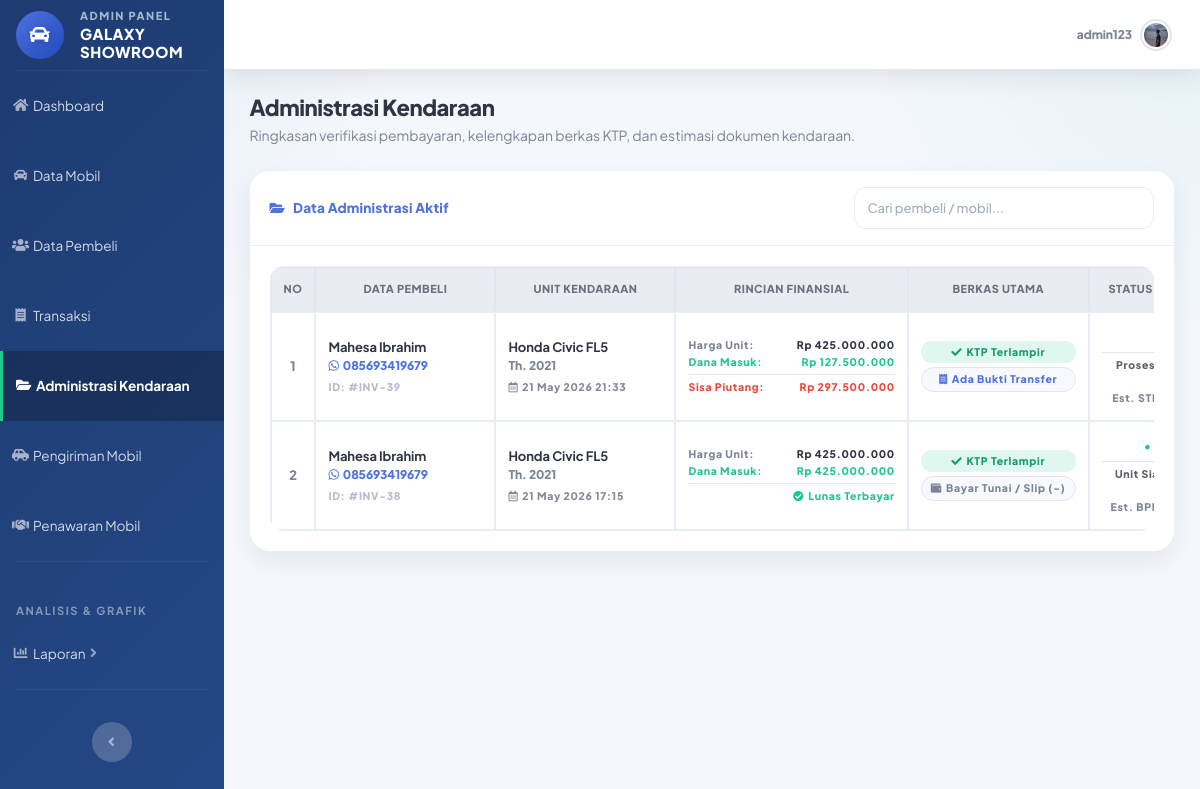
Screenshot of /admin/administrasi_kendaraan.php (signed in) with the database file from the repository.
### tables this page shows
CREATE TABLE `pemesanan` (
  `id_pemesanan` int(11) NOT NULL,
  `id_pembeli` int(11) DEFAULT NULL,
  `id_mobil` int(11) DEFAULT NULL,
  `tanggal_pesan` datetime DEFAULT NULL,
  `total_harga` decimal(15,2) DEFAULT NULL,
  `status` enum('booking','dp','lunas','batal') DEFAULT 'booking',
  `deadline_dp` date DEFAULT NULL,
  `foto_ktp` varchar(255) DEFAULT NULL
);

CREATE TABLE `pembeli` (
  `id_pembeli` int(11) NOT NULL,
  `id_user` int(11) DEFAULT NULL,
  `nama` varchar(100) DEFAULT NULL,
  `alamat` text DEFAULT NULL,
  `no_hp` varchar(15) DEFAULT NULL,
  `foto` varchar(255) DEFAULT NULL
);

CREATE TABLE `mobil` (
  `id_mobil` int(11) NOT NULL,
  `id_penjual` int(11) DEFAULT NULL,
  `nama_mobil` varchar(100) DEFAULT NULL,
  `harga` decimal(15,0) DEFAULT NULL,
  `stok` int(11) DEFAULT NULL,
  `status` enum('tersedia','dipesan','terjual') DEFAULT NULL,
  `deskripsi` text NOT NULL,
  `tahun` year(4) NOT NULL,
  `foto` varchar(255) NOT NULL
);

### admin/administrasi_kendaraan.php (the view, shortened to what this page needs)
<?php
include "../config/koneksi.php";
function rupiah($angka){
    return "Rp " . number_format((float)$angka, 0, ',', '.');
}
function badgeStatus($status){
    if($status == "dp") return "info";
    if($status == "lunas") return "success";
    return "secondary";
}
$query = mysqli_query($koneksi, "
    SELECT
        p.id_pemesanan,
        p.tanggal_pesan,
        p.total_harga,
        p.status AS status_pemesanan,
        p.deadline_dp,
        p.foto_ktp,
        b.nama AS nama_pembeli,
        b.no_hp,
        m.nama_mobil,
        m.tahun,
        SUM(CASE WHEN py.jenis_pembayaran='booking' THEN py.jumlah ELSE 0 END) AS booking,
        SUM(CASE WHEN py.jenis_pembayaran='dp' THEN py.jumlah ELSE 0 END) AS dp,
        SUM(CASE WHEN py.jenis_pembayaran='pelunasan' THEN py.jumlah ELSE 0 END) AS pelunasan,
        MAX(py.metode_bayar) AS metode_bayar,
        MAX(py.bukti_pembayaran) AS bukti_pembayaran
    FROM pemesanan p
    JOIN pembeli b ON p.id_pembeli = b.id_pembeli
    JOIN mobil m ON p.id_mobil = m.id_mobil
    LEFT JOIN pembayaran py ON p.id_pemesanan = py.id_pemesanan
    GROUP BY p.id_pemesanan
    ORDER BY p.id_pemesanan DESC
");
?>
<!DOCTYPE html>
<html lang="id">
<head>
    <link href="../assets/vendor/fontawesome-free/css/all.min.css" rel="stylesheet">
    <link href="../assets/css/sb-admin-2.min.css" rel="stylesheet">
    <link href="../assets/css/admin.css" rel="stylesheet">
</head>
<body id="page-top">
<div id="wrapper">
    <?php include "../includes/sidebar_admin.php"; ?>
    <div id="content-wrapper" class="d-flex flex-column">
        <div id="content">
            <?php
            include "../includes/topbar.php";
            ?>
            <div class="container-fluid">
                <div class="d-sm-flex align-items-center justify-content-between mb-4">
                    <div>
                        <h1 class="h3 mb-1 text-gray-800 font-weight-bold">
                            Administrasi Kendaraan
                        </h1>
                        <p class="mb-0 text-gray-600">
                            Ringkasan verifikasi pembayaran, kelengkapan berkas KTP, dan estimasi dokumen kendaraan.
                        </p>
                    </div>
                </div>
                <div class="card shadow mb-4">
                    <div class="card-header py-3 d-flex justify-content-between align-items-center">
                        <h6 class="m-0 font-weight-bold text-primary">
                            <i class="fas fa-folder-open mr-2"></i>Data Administrasi Aktif
                        </h6>
                        <input type="text"
                               id="searchInput"
                               class="form-control form-control-sm"
                               style="max-width:300px;"
                               placeholder="Cari pembeli / mobil..."
                               onkeyup="filterTable()">
                    </div>
                    <div class="card-body">
                        <?php if(mysqli_num_rows($query) > 0){ ?>
                        <div class="table-responsive">
                            <table class="table table-bordered table-hover" id="tableAdministrasi" width="100%" cellspacing="0">
                                <thead class="thead-light">
                                    <tr>
                                        <th width="40">No</th>
                                        <th width="180">Data Pembeli</th>
                                        <th width="180">Unit Kendaraan</th>
                                        <th>Rincian Finansial</th>
                                        <th width="130">Berkas Utama</th>
                                        <th width="160">Status & Dokumen</th>
                                    </tr>
                                </thead>
                                <tbody>
                                <?php
                                $no = 1;
                                while($row = mysqli_fetch_assoc($query)){
                                    $status = $row['status_pemesanan'];
                                    $booking = (float)$row['booking'];
                                    $dp = (float)$row['dp'];
                                    $pelunasan = (float)$row['pelunasan'];
                                    $totalBayar = $booking + $dp + $pelunasan;
                                    $totalHarga = (float)$row['total_harga'];
                                    $sisaTagihan = $totalHarga - $totalBayar;
                                    if($status == "booking"){
                                        $proses = "Menunggu Setoran DP";
                                        $prosesBadge = "warning";
                                    } elseif($status == "dp"){
                                        $proses = "Proses Penerbitan STNK";
                                    } elseif($status == "lunas"){
                                        $proses = "Unit Siap Diambil / Kirim";
                                    } elseif($status == "batal"){
                                        $proses = "Transaksi Hangus";
                                        $prosesBadge = "danger";
                                    } else {
                                        $proses = "-";
                                        $prosesBadge = "secondary";
                                    }
                                    $ktpAda = !empty($row['foto_ktp']);
                                ?>
                                    <tr>
                                        <td class="text-center font-weight-bold text-gray-700"><?= $no++; ?></td>
                                        <td>
                                            <div class="main-text"><?= htmlspecialchars($row['nama_pembeli']); ?></div>
                                            <div class="muted-text text-primary font-weight-bold">
                                                <i class="fab fa-whatsapp mr-1"></i><?= htmlspecialchars($row['no_hp'] ?? '-'); ?>
                                            </div>
                                            <div class="muted-text text-xs text-gray-500 mt-1">
                                                ID: #INV-<?= $row['id_pemesanan']; ?>
                                            </div>
                                        </td>
                                        <td>
                                            <div class="main-text"><?= htmlspecialchars($row['nama_mobil']); ?></div>
                                            <div class="muted-text font-weight-bold text-gray-700">Th. <?= htmlspecialchars($row['tahun']); ?></div>
                                            <div class="muted-text text-xs mt-1">
                                                <i class="far fa-calendar-alt mr-1"></i><?= date('d M Y H:i', strtotime($row['tanggal_pesan'])); ?>
                                            </div>
                                        </td>
                                        <td class="pay-box">
                                            <div class="d-flex justify-content-between text-xs">
                                                <span class="text-gray-600">Harga Unit:</span>
                                                <span class="font-weight-bold text-gray-800"><?= rupiah($totalHarga); ?></span>
                                            </div>
                                            <div class="d-flex justify-content-between text-xs border-bottom pb-1 mb-1">
                                                <span class="text-success">Dana Masuk:</span>
                                                <span class="font-weight-bold text-success"><?= rupiah($totalBayar); ?></span>
                                            </div>
                                            <?php if($sisaTagihan > 0 && $status != "batal"){ ?>
                                                <div class="d-flex justify-content-between text-xs font-weight-bold text-danger">
                                                    <span>Sisa Piutang:</span>
                                                    <span><?= rupiah($sisaTagihan); ?></span>
                                                </div>
                                            <?php } else { ?>
                                                <div class="text-right text-xs font-weight-bold text-success">
                                                    <i class="fas fa-check-circle mr-1"></i>Lunas Terbayar
                                                </div>
                                            <?php } ?>
                                        </td>
                                        <td class="text-center">
                                            <div class="mb-1">
                                                <?php if($ktpAda){ ?>
                                                    <span class="badge badge-success btn-block text-xs">
                                                        <i class="fas fa-check mr-1"></i>KTP Terlampir
                                                    </span>
                                                <?php } else { ?>
                                                    <span class="badge badge-danger btn-block text-xs">
                                                        <i class="fas fa-times mr-1"></i>KTP Belum Ada
                                                    </span>
                                                <?php } ?>
                                            </div>
                                            <?php if(!empty($row['bukti_pembayaran']) && $row['bukti_pembayaran'] != "-"){ ?>
                                                <span class="badge badge-light border text-primary text-xs btn-block">
                                                    <i class="fas fa-receipt mr-1"></i>Ada Bukti Transfer
                                                </span>
                                            <?php } else { ?>
                                                <span class="badge badge-light border text-muted text-xs btn-block">
                                                    <i class="fas fa-wallet mr-1"></i>Bayar Tunai / Slip (-)
                                                </span>
                                            <?php } ?>
                                        </td>
                                        <td>
                                            <div class="mb-1 text-center">
                                                <span class="badge badge-flat text-xs text-<?= badgeStatus($status); ?> font-weight-bold">
                                                    ● <?= strtoupper($status); ?>
                                                </span>
                                            </div>
                                            <div class="text-center border-top pt-1 mt-1 small">
                                                <span class="text-xs text-dark font-weight-bold d-block"><?= $proses; ?></span>
                                                <?php if($status == "booking" && !empty($row['deadline_dp'])){ ?>
                                                    <span class="text-xs text-danger font-weight-bold bg-danger-light px-1 rounded">
                                                        Batas DP: <?= date('d/m/Y', strtotime($row['deadline_dp'])); ?>
                                                    </span>
                                                <?php } elseif($status == "dp"){ ?>
                                                    <span class="text-xs text-muted">Est. STNK: ± 14 Hari</span>
                                                <?php } elseif($status == "lunas"){ ?>
                                                    <span class="text-xs text-muted">Est. BPKB: ± 60 Hari</span>
                                                <?php } ?>
                                            </div>
                                        </td>
                                    </tr>
                                <?php } ?>
                                </tbody>
                            </table>
                        </div>
                        <?php } ?>
                    </div>
                </div>
            </div>
        </div>
    </div>
</div>
</body>
</html>

### rows the page displays
pemesanan: id_pembeli.nama "Mahesa Ibrahim", id_pembeli.no_hp "085693419679", id_pemesanan "39", id_mobil.nama_mobil "Honda Civic FL5", id_mobil.tahun "2021", tanggal_pesan "21 May 2026 21:33", total_harga "Rp 425.000.000", totalBayar "Rp 127.500.000", sisaTagihan "Rp 297.500.000", shows "KTP Terlampir", shows "Ada Bukti Transfer", status "Proses…", shows "Est.…"
pemesanan: id_pembeli.nama "Mahesa Ibrahim", id_pembeli.no_hp "085693419679", id_pemesanan "38", id_mobil.nama_mobil "Honda Civic FL5", id_mobil.tahun "2021", tanggal_pesan "21 May 2026 17:15", total_harga "Rp 425.000.000", totalBayar "Rp 425.000.000", shows "Lunas Terbayar", shows "KTP Terlampir", shows "Bayar Tunai / Slip (-)", status "Unit…", shows "Est.…"

### other values shown
$username "admin123"
